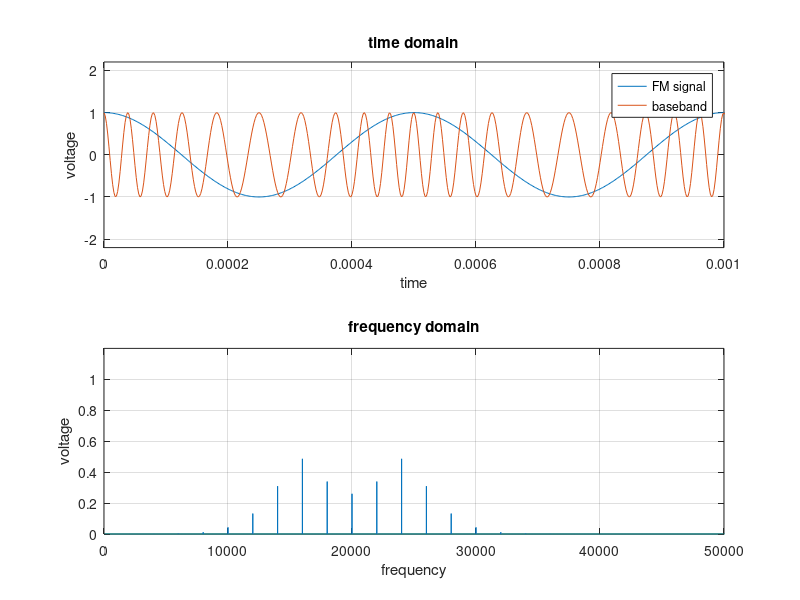

Here is the MATLAB script that generated this plot:
% Frequenz Modulation (FM)

fs = 500e3; % sample rate 200 kHz
Ts = 1/fs;  % time step
t = 0:Ts:1-Ts; % time vector start / step / end

% generate waves:
% wave 1 -> carrier / Traeger
fc = 20000; % Hz
uc = cos(2 * pi * fc * t);

% wave 2 -> baseband / Audiosignal
fb = 2000; % Hz
ub = cos(2 * pi * fb * t);

%------Modulation
% delta_f = 4000;     % Frequenzhub
eta = 3; % Modulationsindex, eta < 1 -> SchmalbandFM (NBFM)
delta_f = eta * fb;
int_ub = 1/fs * cumsum(ub);
ufm = cos(2*pi*fc*t+2*pi*delta_f*int_ub)

% Plot Time Domain (Zeitbereixhsdarstellung)
figure(1);
subplot(2, 1, 1);   %2 rows, 1 coloumn, 1st row
plot(t, ub, t, ufm), grid on; % ub(t)
axis([0.0 0.001 -2.2 2.2]);
title('time domain');
xlabel('time');
ylabel('voltage');
legend('FM signal' , 'baseband');

% Calculate Frequency Spectrum 
% with Fast Fourier Transformation (FFT)
F = fft(ufm); % fourier coefficient (= amplitude) at each frequency 
n = length(ufm); % number of samples
f = (0 : n-1)*(fs/n); % vector of frequencies
volt = 2/n * abs(F); % absolute value of amplitude

% Plot Frequency Domain (Frequenzbereichsdarstellung)
subplot(2, 1, 2); % 2nd row
plot(f, volt); % volt(f)
grid on;
axis([0 50e3 0 1.2]);
title('frequency domain');
xlabel('frequency');
ylabel('voltage');
